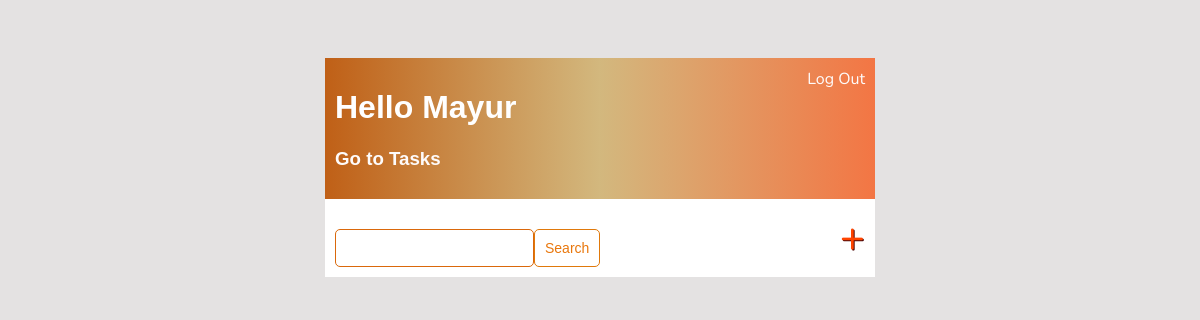
/notes/ (signed in), run on an earlier commit of the app's database.
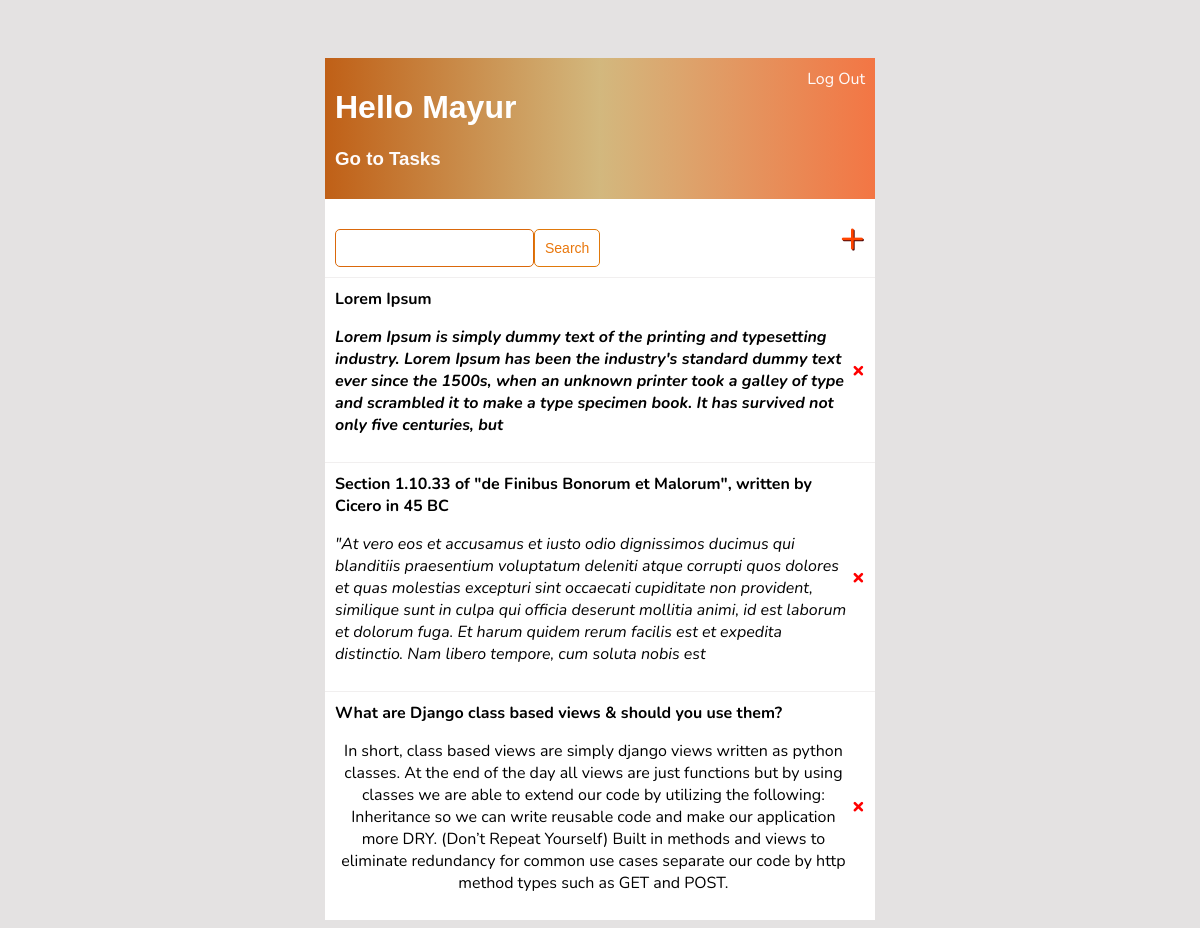
And on a later commit of the database.
### base/models.py (models this page shows)
class Note(models.Model):
    user = models.ForeignKey(User, on_delete=models.CASCADE, null=True, blank=True)
    title = models.CharField(max_length=200)
    description = FroalaField()
    created = models.DateTimeField(auto_now_add=True)
    def __str__(self):
        return self.title

### base/views.py (the view)
# urls.py: path('notes/', NotesList.as_view(), name = 'notes'),
class NotesList(LoginRequiredMixin, ListView):
    model = Note
    context_object_name = 'notes'
    def get_context_data(self, **kwargs):
        context = super().get_context_data(**kwargs)
        context['notes'] =  context['notes'].filter(user=self.request.user)
        search_input = self.request.GET.get('search-area') or ''
        if search_input:
            context['notes'] = context['notes'].filter(title__icontains = search_input)
        context['search_input'] = search_input
        return context

### base/templates/base/note_list.html (shortened to what this page needs)
{% extends 'base/main.html' %}
{% block content %}
<!DOCTYPE html>
<html lang="en">
<head>
</head>
<body>
    <div class="header-bar">
        <div>
            <h1>Hello {{request.user|title}}</h1>
            <h3><a href="{% url 'tasks'%}">Go to Tasks</a></h3>
        </div>
        {% if request.user.is_authenticated %}
        <a href="{% url 'logout' %}">Log Out</a>
        {% else %}
        <a href="{% url 'login' %}">Log In</a>
        {% endif %}
    </div>
    <div id="search-add-wrapper">
        <form method="GET" style="margin-top: 20px;display: flex;">
            <input type="text" name="search-area" value="{{search_input}}">
            <input class="button" type="submit" value="Search">
        </form>
        <a id= "add-link" href = "{% url 'note-create' %}">&#43;</a>
    </div>
    <div class="task-items-wrapper">
        {% for note in notes %}
            <div class="note-wrapper">
                    <div class="note-title">
                        <b><a href="{% url 'note-update' note.id %}">{{note}}</a></b>
                        <p>{{ note.description|safe }}</p>
                    </div>
                <a class="delete-link" href = "{% url 'note-delete' note.id %}">&#215;</a>
            </div>
        {% endfor %}
    </div>
</body>
</html>
{% endblock content %}

What changed in the data, as far as the page shows it:
added Note: title "Lorem Ipsum", description "Lorem Ipsum is simply dummy text of the printing and typesetting industry. Lorem Ipsum has been the industry's standard dummy text ever since the 1500s, when an unknown printer took a galley of type and scrambled it to make a type specimen book. It has survived not only five centuries, but"
added Note: title "Section 1.10.33 of \"de Finibus Bonorum et Malorum\", written by Cicero in 45 BC", description "\"At vero eos et accusamus et iusto odio dignissimos ducimus qui blanditiis praesentium voluptatum deleniti atque corrupti quos dolores et quas molestias excepturi sint occaecati cupiditate non provident, similique sunt in culpa qui officia deserunt mollitia animi, id est laborum et dolorum fuga. Et harum quidem rerum facilis est et expedita distinctio. Nam libero tempore, cum soluta nobis est"
added Note: title "What are Django class based views & should you use them?", description "In short, class based views are simply django views written as python classes. At the end of the day all views are just functions but by using classes we are able to extend our code by utilizing the following: Inheritance so we can write reusable code and make our application more DRY. (Don’t Repeat Yourself) Built in methods and views to eliminate redundancy for common use cases separate our code by http method types such as GET and POST."
